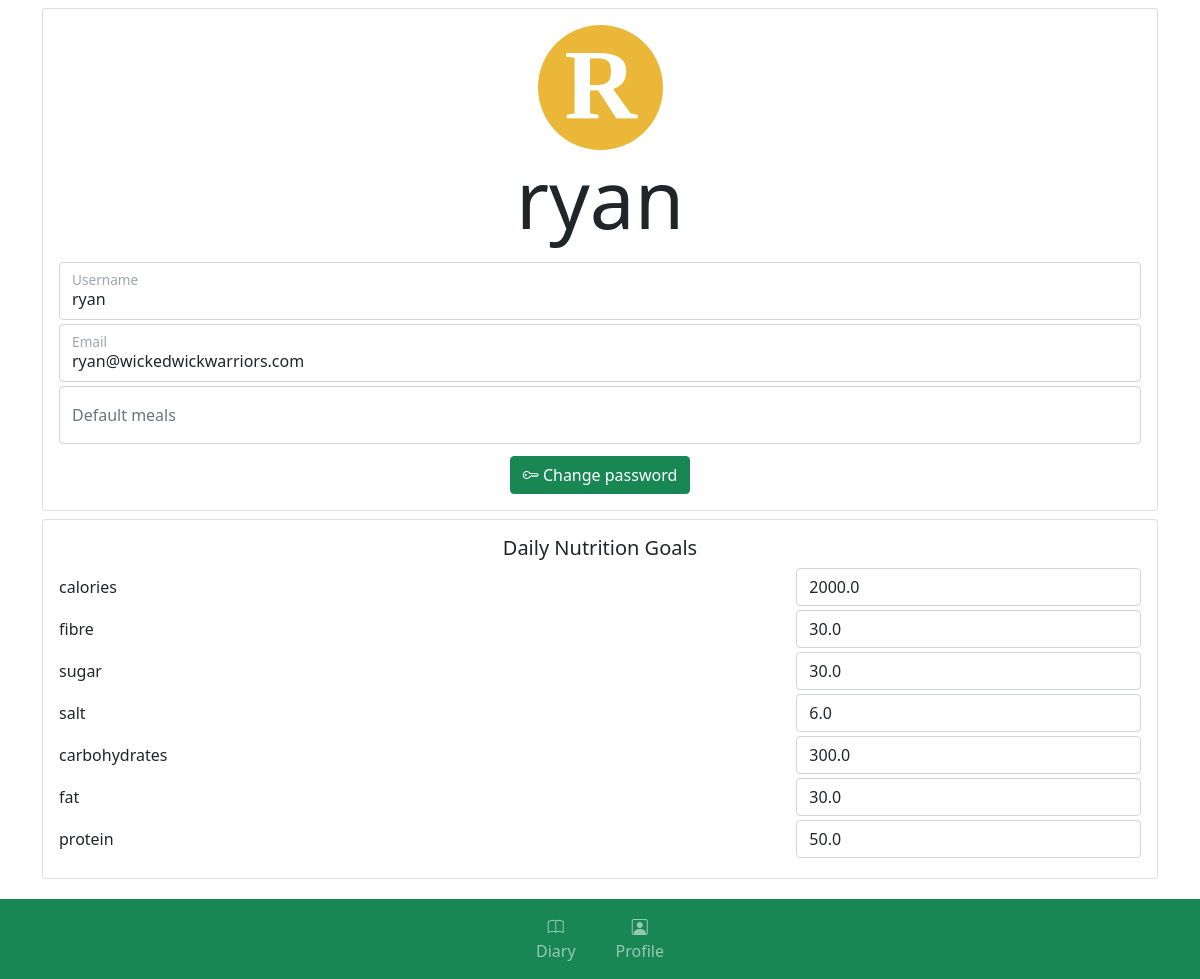
/profile (signed in), run on the app's committed database.
### app/models.py (models this page shows, shortened)
class Profile(db.Model, UserMixin):
    id = db.Column(db.String(36), primary_key=True, default=generate_uuid)
    username = db.Column(db.String(32), index=True)
    password = db.Column(db.String(255), nullable=False)
    email = db.Column(db.String(96), index=True, nullable=False)
    default_meals = db.Column(db.Text, default='')
    diaryentries = db.relationship('DiaryEntry', back_populates='profile')
    nutrition_goals = db.relationship('NutritionRecord')

class NutritionRecord(db.Model):
    id = db.Column(db.String(36), primary_key=True, default=generate_uuid)
    name = db.Column(db.String(64), nullable=False)
    per_100 = db.Column(db.Float)
    amount = db.Column(db.Float)
    food_id = db.Column(db.String(36), db.ForeignKey('food.id'))
    food = db.relationship('Food', back_populates='nutrition_records')
    profile_id = db.Column(db.String(36), db.ForeignKey('profile.id'))

### app/routes.py (the view)
@app.route('/profile', methods=['GET', 'POST'])
@login_required
def profile():
    change_password_form = ChangePasswordForm()
    if change_password_form.validate_on_submit():
        if current_user.check_password(change_password_form.current_password.data):
            current_user.set_password(change_password_form.new_password.data)
            flash('Password changed successfully', 'success')
        else:
            flash('Incorrect current password', 'danger')
    return render_template('profile.html', profile=current_user, form=change_password_form)

### app/forms.py (shortened to what this page needs)
class ChangePasswordForm(FlaskForm):
    current_password = PasswordField('Current Password', validators=[DataRequired()])
    new_password = PasswordField('New Password', validators=[DataRequired()])
    confirm_password = PasswordField('Confirm Password', validators=[DataRequired(), EqualTo('new_password')])
    submit = SubmitField('Change')

### app/models.py (called while the page is built)
@login.user_loader
def load_user(id):
    return Profile.query.get(id)

### app/templates/profile.html (shortened to what this page needs)
{% extends "base.html" %}
{% block content %}
<div class="container mt-2">
    <div class="card">
        <div class="card-body text-center pb-0">
            <img class="rounded-circle" id="avatar" alt="Avatar" data-username="{{ profile.username }}">
            <div class="display-1 text-dark">
                {{ profile.username }}
            </div>
        </div>
        <div class="card-body">
            <div class="row">
                <div class="col">
                    <div class="form-floating mb-1">
                        <input class="form-control" data-uuid="{{ profile.id }}" type="text" value="{{ profile.username }}" placeholder="email" onblur="edit_food(this, 'Profile', 'username')">
                        <label class="text-muted">Username</label>
                    </div>
                </div>
            </div>
            <div class="row">
                <div class="col">
                    <div class="form-floating mb-1">
                        <input class="form-control" data-uuid="{{ profile.id }}" type="text" value="{{ profile.email }}" placeholder="email" onblur="edit_food(this, 'Profile', 'email')">
                        <label class="text-muted">Email</label>
                    </div>
                </div>
            </div>
            <div class="row">
                <div class="col">
                    <div class="form-floating mb-1">
                        <input class="form-control" data-uuid="{{ profile.id }}" type="text" value="{{ profile.default_meals }}" placeholder="meals" onblur="edit_food(this, 'Profile', 'default_meals')">
                        <label class="text-muted">Default meals</label>
                    </div>
                </div>
            </div>
            <div class="row mt-2 text-center">
                <div class="col">
                    <button type="button" class="btn btn-success" data-bs-toggle="modal" data-bs-target="#changePWModal">
                        <i class="bi bi-key"></i> Change password
                    </button>
                </div>
            </div>
        </div>
    </div>
    <div class="card card-body mt-2">
        <div class="row text-center">
            <h5>Daily Nutrition Goals</h5>
        </div>
        {% for nutgoal in profile.nutrition_goals %}
            <div class="row mb-1 align-items-center">
                <div class="col-8">
                    {{ nutgoal.name}}
                </div>
                <div class="col">
                    <input class="form-control" data-uuid="{{ nutgoal.id }}" type="number" step="0.1" value="{{ nutgoal.amount }}" onblur="edit_food(this, 'NutritionRecord', 'amount')">
                </div>
            </div>
        {% endfor %}
    </div>
</div>
{% endblock %}

### app/templates/base.html (shortened to what this page needs)
<!doctype html>
<html lang="en">
  <head>
    <link href="https://cdn.jsdelivr.net/npm/bootstrap@5.0.2/dist/css/bootstrap.min.css" rel="stylesheet">
    <link rel="stylesheet" href="https://cdn.jsdelivr.net/npm/bootstrap-icons@1.8.3/font/bootstrap-icons.css">
    <link rel="stylesheet" href="{{ url_for('static', filename='custom.css') }}">
  </head>
  <body>
    <div class="container">
      {% if not nonav %}
        <nav class="navbar fixed-bottom navbar-expand-lg navbar-dark bg-success">
          <div class="container-fluid">
              <ul class="navbar-nav ms-auto me-auto">
                <li class="nav-item">
                  <div class="row text-center">
                      <div class="col">
                        <a class="nav-link" href="{{ url_for('diary') }}">
                            <i class="bi bi-book"></i>
                            <div>Diary</div>
                        </a>
                      </div>
                      <div class="col">
                        <a class="nav-link" href="{{ url_for('profile') }}">
                            <i class="bi bi-person-square"></i>
                            <div>Profile</div>
                        </a>
                      </div>
                  </div>
                </li>
              </ul>
          </div>
        </nav>
      {% endif %}
  </div>
    <div class="main-container">
    {% block content %}
    {% endblock %}
    </div>
  </body>
</html>

### app/static/custom.css (style rules this page uses)
.main-container { margin-bottom: 100px; }

### data on the page
Profile: username "ryan", email "ryan@wickedwickwarriors.com"
NutritionRecord: name "calories", amount "2000.0"
NutritionRecord: name "fibre", amount "30.0"
NutritionRecord: name "sugar", amount "30.0"
NutritionRecord: name "salt", amount "6.0"
NutritionRecord: name "carbohydrates", amount "300.0"
NutritionRecord: name "fat", amount "30.0"
NutritionRecord: name "protein", amount "50.0"
